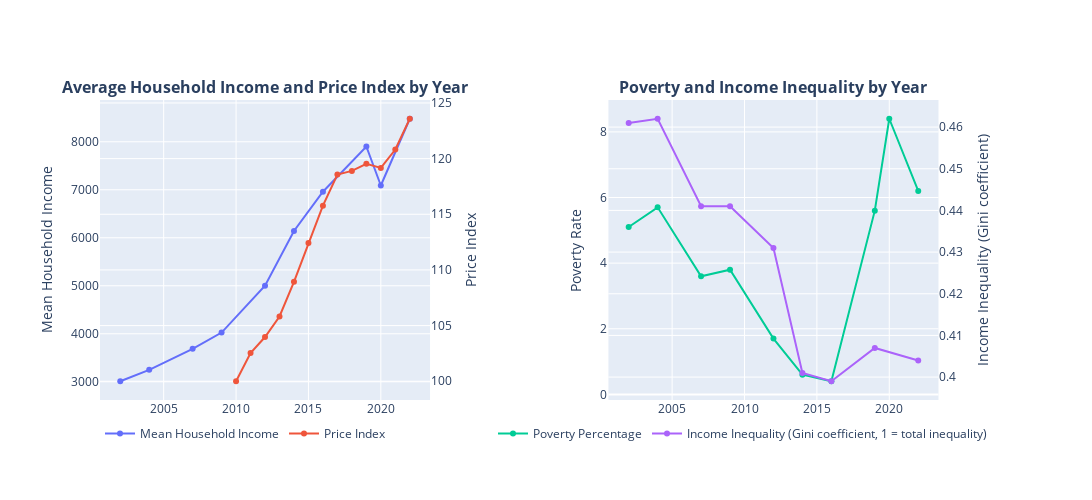

Source (notebook cell):
### Code cell
fig4_5 = make_subplots(
    rows=1, cols=2,
    subplot_titles=("<b>Average Household Income and Price Index by Year</b>",
                    "<b>Poverty and Income Inequality by Year</b>"),
    specs=[[{"secondary_y": True}, {"secondary_y": True}]])

# Income and Living Cost by Year (not living cost by year dataset, so use price index as replacement)
fig4_5.add_trace(go.Scatter(x=df_income_00_22['Year'],
                            y=df_income_00_22['Mean Household Income'],
                            mode='lines+markers',
                            name='Mean Household Income',
                            legend='legend1'),
                            secondary_y=False,
                            row=1,
                            col=1)
fig4_5.add_trace(go.Scatter(x=df_price_index_10_22['Year'],
                            y=df_price_index_10_22['Price Index'],
                            mode='lines+markers',
                            name='Price Index',
                            legend='legend1'),
                            secondary_y=True,
                            row=1,
                            col=1)

# Poverty and Income Inequality by Year
fig4_5.add_trace(go.Scatter(x=df_poverty_00_22['Year'],
                            y=df_poverty_00_22['Poverty Percentage'],
                            mode='lines+markers',
                            name='Poverty Percentage',
                            legend='legend2'),
                            secondary_y=False,
                            row=1,
                            col=2)
fig4_5.add_trace(go.Scatter(x=df_inequality_00_22['Year'],
                            y=df_inequality_00_22['Income Inequality'],
                            mode='lines+markers',
                            name='Income Inequality (Gini coefficient, 1 = total inequality)',
                            legend='legend2'),
                            secondary_y=True,
                            row=1,
                            col=2)

fig4_5.update_layout(legend1=dict(orientation="h",
                      yanchor="bottom",
                      y=-0.16,
                      xanchor="left",
                      x=0),
                      legend2=dict(orientation="h",
                      yanchor="bottom",
                      y=-0.16,
                      xanchor="right",
                      x=1),
                      autosize=False,
                      width=1200,
                      height=500,
                      margin=dict(l=100, r=100, b=100, t=100))

fig4_5.update_yaxes(title_text="Mean Household Income", secondary_y=False, row=1, col=1)
fig4_5.update_yaxes(title_text="Price Index", secondary_y=True, row=1, col=1)
fig4_5.update_yaxes(title_text="Poverty Rate", secondary_y=False, row=1, col=2)
fig4_5.update_yaxes(title_text="Income Inequality (Gini coefficient)", secondary_y=True, row=1, col=2)

fig4_5.show()

### Figure 1 — Plotly figure (JSON) as saved in the notebook; plotly's stock layout.template omitted (floating-point values rounded to 4 significant figures)
{"data": [{"legend": "legend", "mode": "lines+markers", "name": "Mean Household Income", "type": "scatter", "x": [2002, 2004, 2007, 2009, 2012, 2014, 2016, 2019, 2020, 2022], "xaxis": "x", "y": [3011, 3249, 3686, 4025, 5000, 6141, 6958, 7901, 7089, 8479], "yaxis": "y"}, {"legend": "legend", "mode": "lines+markers", "name": "Price Index", "type": "scatter", "x": [2010, 2011, 2012, 2013, 2014, 2015, 2016, 2017, 2018, 2019, 2020, 2021, 2022], "xaxis": "x", "y": [100.0, 102.5, 104.0, 105.8, 108.9, 112.4, 115.8, 118.6, 118.9, 119.5, 119.2, 120.8, 123.6], "yaxis": "y2"}, {"legend": "legend2", "mode": "lines+markers", "name": "Poverty Percentage", "type": "scatter", "x": [2002, 2004, 2007, 2009, 2012, 2014, 2016, 2019, 2020, 2022], "xaxis": "x2", "y": [5.1, 5.7, 3.6, 3.8, 1.7, 0.6, 0.4, 5.6, 8.4, 6.2], "yaxis": "y3"}, {"legend": "legend2", "mode": "lines+markers", "name": "Income Inequality (Gini coefficient, 1 = total inequality)", "type": "scatter", "x": [2002, 2004, 2007, 2009, 2012, 2014, 2016, 2019, 2022], "xaxis": "x2", "y": [0.461, 0.462, 0.441, 0.441, 0.431, 0.401, 0.399, 0.407, 0.404], "yaxis": "y4"}], "layout": {"annotations": [{"font": {"size": 16}, "showarrow": false, "text": "<b>Average Household Income and Price Index by Year</b>", "x": 0.185, "xanchor": "center", "xref": "paper", "y": 1, "yanchor": "bottom", "yref": "paper"}, {"font": {"size": 16}, "showarrow": false, "text": "<b>Poverty and Income Inequality by Year</b>", "x": 0.755, "xanchor": "center", "xref": "paper", "y": 1, "yanchor": "bottom", "yref": "paper"}], "autosize": false, "height": 500, "legend": {"orientation": "h", "x": 0, "xanchor": "left", "y": -0.16, "yanchor": "bottom"}, "legend2": {"orientation": "h", "x": 1, "xanchor": "right", "y": -0.16, "yanchor": "bottom"}, "margin": {"b": 100, "l": 100, "r": 100, "t": 100}, "width": 1200, "xaxis": {"anchor": "y", "domain": [0, 0.37]}, "xaxis2": {"anchor": "y3", "domain": [0.57, 0.94]}, "yaxis": {"anchor": "x", "domain": [0, 1], "title": {"text": "Mean Household Income"}}, "yaxis2": {"anchor": "x", "overlaying": "y", "side": "right", "title": {"text": "Price Index"}}, "yaxis3": {"anchor": "x2", "domain": [0, 1], "title": {"text": "Poverty Rate"}}, "yaxis4": {"anchor": "x2", "overlaying": "y3", "side": "right", "title": {"text": "Income Inequality (Gini coefficient)"}}}}
